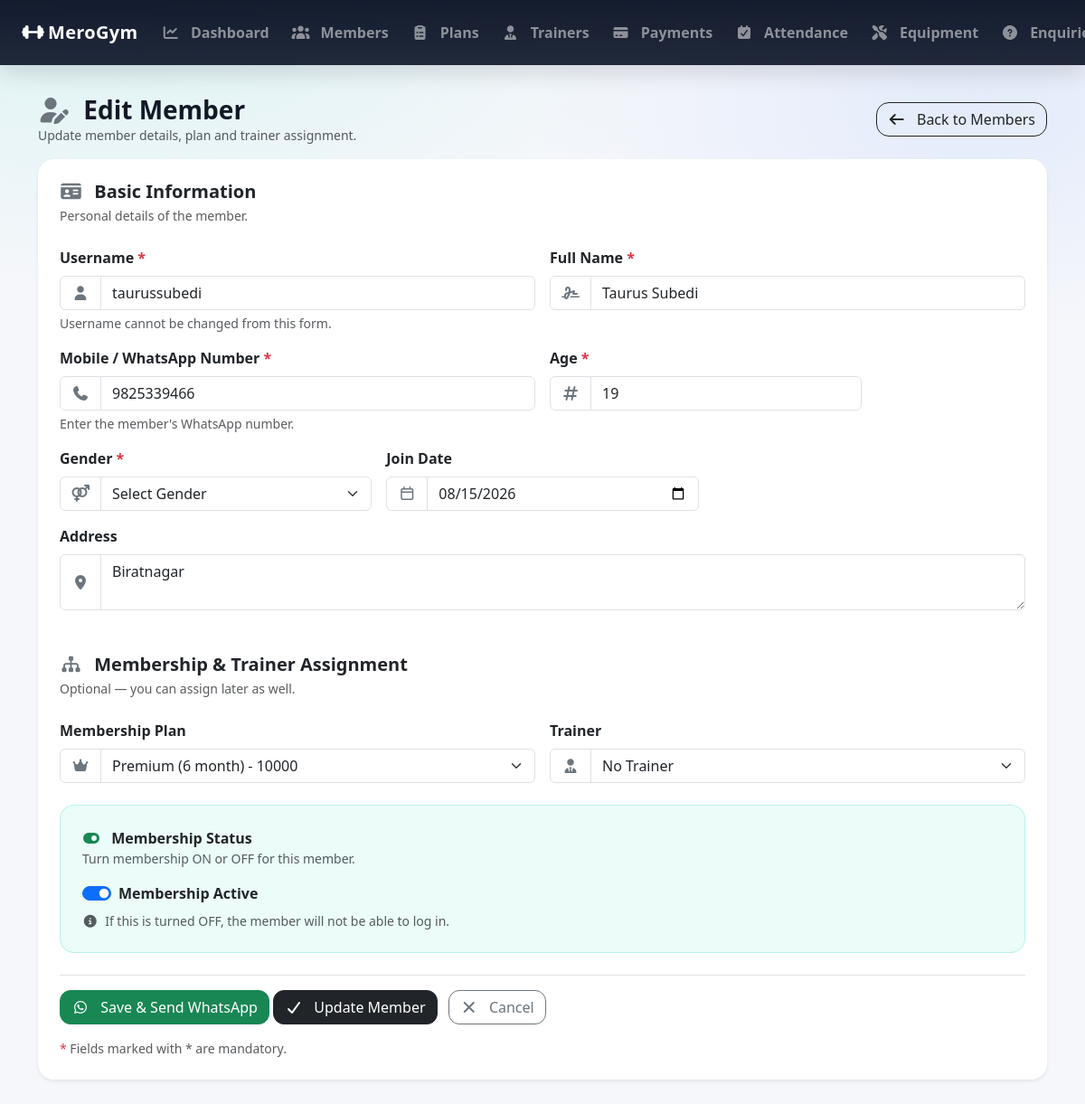
/admin_members_edit/17/ (signed in), run on an earlier commit of the app's database.
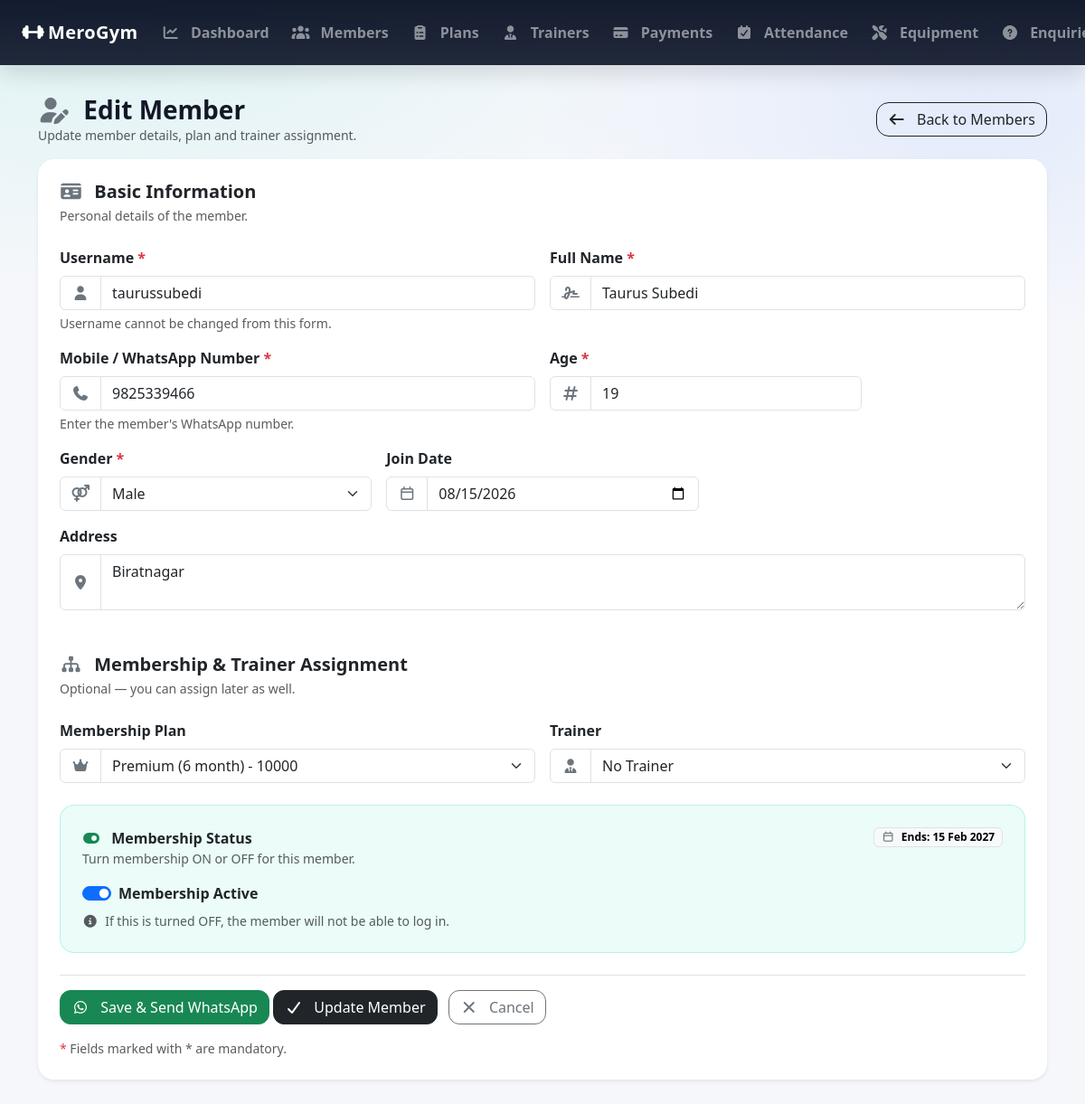
And on a later commit of the database.
### GymApp/models.py (models this page shows, shortened)
class MemberProfile(models.Model):
    GENDER_CHOICES = (
        ('MALE', 'Male'),
        ('FEMALE', 'Female'),
        ('OTHER', 'Other'),
    )
    user = models.OneToOneField(settings.AUTH_USER_MODEL, on_delete=models.CASCADE, related_name='member_profile')
    full_name = models.CharField(max_length=100)
    mobile = models.CharField(max_length=15)
    age = models.PositiveIntegerField(null=True, blank=True)
    gender = models.CharField(max_length=10, choices=GENDER_CHOICES, null=True, blank=True)
    address = models.TextField(blank=True)
    join_date = models.DateField(default=timezone.now)
    plan = models.ForeignKey(MembershipPlan,
                             on_delete=models.SET_NULL, # If plan is deleted, set to null
                             null=True, blank=True,
                             related_name='members'
                             )
    trainer = models.ForeignKey(
        Trainer,
        on_delete=models.SET_NULL,  # If trainer is deleted, set to null
        null=True, blank=True,
        related_name='members' # access members via trainer.members
    )
    membership_start = models.DateField(null=True, blank=True)
    membership_end = models.DateField(null=True, blank=True)
    is_membership_active = models.BooleanField(default=True)

class User(AbstractUser):
    ROLE_CHOICES = [
        ('ADMIN', 'Admin'),
        ('MEMBER', 'Member'),
    ]
    role = models.CharField(max_length=20, choices=ROLE_CHOICES, default='MEMBER')

class MembershipPlan(models.Model):
    name = models.CharField(max_length=100)
    duration_months = models.PositiveIntegerField()
    fee = models.PositiveIntegerField()
    description = models.TextField(blank=True)

### GymApp/views.py (the view)
    def wrapper(request, *args, **kwargs):
        if not request.user.is_authenticated or getattr(request.user, 'role', None) != 'ADMIN':
            messages.error(request, 'You must be logged in as an admin to access this page.')
            return redirect('admin_login')  # Redirect to the admin login page
        return view_func(request, *args, **kwargs)

### GymApp/views.py (called while the page is built, shortened)
def admin_required(view_func):
    def wrapper(request, *args, **kwargs):
        if not request.user.is_authenticated or getattr(request.user, 'role', None) != 'ADMIN':
            messages.error(request, 'You must be logged in as an admin to access this page.')
            return redirect('admin_login')  # Redirect to the admin login page
        return view_func(request, *args, **kwargs)
    return wrapper

@admin_required
def admin_member_edit(request, member_id):
    member = get_object_or_404(
        MemberProfile,
        id=member_id
    )
    plans = MembershipPlan.objects.all().order_by('duration_months')
    trainers = Trainer.objects.all().order_by('name')
    return render(request, 'admin_member_form.html',
        {
            'member': member,
            'plans': plans,
            'trainers': trainers,
            'mode': 'edit'
        })

### GymApp/templates/admin_member_form.html (shortened to what the changed rows need)
{% extends 'base.html' %}
{% block content %}
<form method="post">
    <div class="card border-0 shadow-sm"
         style="border-radius:18px;">
        <div class="card-body p-4">
            <div class="row g-3">
                <div class="col-12 col-md-6">
                    <div class="input-group">
                        <span class="input-group-text bg-white">
                            <i class="fa-solid fa-user text-secondary"></i>
                        </span>
                        <input
                            type="text"
                            name="username"
                            class="form-control"
                            placeholder="Enter username"
                            value="{% if mode == 'edit' %}{{ member.user.username }}{% elif form_data %}{{ form_data.username }}{% endif %}"
                            {% if mode == 'edit' %}readonly{% endif %}
                            required
                        >
                    </div>
                </div>
                <div class="col-12 col-md-6">
                    <div class="input-group">
                        <span class="input-group-text bg-white">
                            <i class="fa-solid fa-signature text-secondary"></i>
                        </span>
                        <input
                            type="text"
                            name="full_name"
                            class="form-control"
                            placeholder="Enter full name"
                            value="{% if member %}{{ member.full_name }}{% elif form_data %}{{ form_data.full_name }}{% endif %}"
                            required
                        >
                    </div>
                </div>
                <div class="col-12 col-md-6">
                    <div class="input-group">
                        <span class="input-group-text bg-white">
                            <i class="fa-solid fa-phone text-secondary"></i>
                        </span>
                        <input
                            type="text"
                            name="mobile"
                            class="form-control"
                            placeholder="98XXXXXXXX"
                            value="{% if member %}{{ member.mobile }}{% elif form_data %}{{ form_data.mobile }}{% endif %}"
                            required
                        >
                    </div>
                </div>
                <div class="col-12 col-md-4">
                    <div class="input-group">
                        <span class="input-group-text bg-white">
                            <i class="fa-solid fa-hashtag text-secondary"></i>
                        </span>
                        <input
                            type="number"
                            name="age"
                            class="form-control"
                            min="1"
                            max="120"
                            placeholder="Age"
                            value="{% if member %}{{ member.age }}{% elif form_data %}{{ form_data.age }}{% endif %}"
                            required
                        >
                    </div>
                </div>
                <div class="col-12 col-md-4">
                    <div class="input-group">
                        <span class="input-group-text bg-white">
                            <i class="fa-solid fa-venus-mars text-secondary"></i>
                        </span>
                        <select
                            name="gender"
                            class="form-select"
                            required>
                            <option value="">
                                Select Gender
                            </option>
                            <option value="MALE"
                                {% if member and member.gender == 'MALE' %}
                                    selected
                                {% elif form_data and form_data.gender == 'MALE' %}
                                    selected
                                {% endif %}>
                                Male
                            </option>
                        </select>
                    </div>
                </div>
                <div class="col-12 col-md-4">
                    <div class="input-group">
                        <span class="input-group-text bg-white">
                            <i class="fa-regular fa-calendar text-secondary"></i>
                        </span>
                        <input
                            type="date"
                            name="join_date"
                            class="form-control"
                            value="{% if member and member.join_date %}{{ member.join_date|date:'Y-m-d' }}{% elif form_data and form_data.join_date %}{{ form_data.join_date }}{% else %}{{ today|date:'Y-m-d' }}{% endif %}"
                        >
                    </div>
                </div>
                <div class="col-12">
                    <div class="input-group">
                        <span class="input-group-text bg-white">
                            <i class="fa-solid fa-location-dot text-secondary"></i>
                        </span>
                        <textarea
                            name="address"
                            class="form-control"
                            rows="2"
                            placeholder="Enter address">{% if member %}{{ member.address }}{% elif form_data %}{{ form_data.address }}{% endif %}</textarea>
                    </div>
                </div>
            </div>
            <div class="row g-3">
                <div class="col-12 col-md-6">
                    <div class="input-group">
                        <span class="input-group-text bg-white">
                            <i class="fa-solid fa-crown text-secondary"></i>
                        </span>
                        <select
                            name="plan_id"
                            class="form-select">
                            {% for plan in plans %}
                            <option
                                value="{{ plan.id }}"
                                {% if member and member.plan and member.plan.id == plan.id %}
                                    selected
                                {% elif form_data and form_data.plan_id == plan.id|stringformat:"s" %}
                                    selected
                                {% endif %}>
                                {{ plan.name }}
                                ({{ plan.duration_months }} month)
                            </option>
                            {% endfor %}
                        </select>
                    </div>
                </div>
            </div>
<div class="mt-4">
    <div class="p-3 p-md-4 rounded-4 border"
         style="background: rgba(0, 209, 178, 0.08);
                border-color: rgba(0, 209, 178, 0.22) !important;">
        <div class="d-flex align-items-start justify-content-between flex-wrap gap-2">
            <div>
                <div class="fw-bold">
                </div>
                <div class="small text-muted">
                </div>
            </div>
            {% if mode == 'edit' and member.membership_end %}
            <span class="badge text-bg-light border">
                <i class="fa-regular fa-calendar me-1 text-secondary"></i>
                Ends:
                {{ member.membership_end|date:"d M Y" }}
            </span>
            {% endif %}
        </div>
        <div class="form-check form-switch mt-3">
            <input
                class="form-check-input"
                type="checkbox"
                role="switch"
                name="membership_active"
                id="membershipActive"
                {% if mode == 'edit' %}
                    {% if member.is_membership_active %}
                        checked
                    {% endif %}
                {% else %}
                    checked
                {% endif %}
            >
            <label
                class="form-check-label fw-semibold"
                for="membershipActive">
                Membership Active
            </label>
        </div>
    </div>
</div>
        </div>
    </div>
</form>
{% endblock %}

What changed in the data, as far as the page shows it:
changed MemberProfile "Taurus Subedi": gender (not shown) → "Male"; membership_end (not shown) → "15 Feb 2027"
Also different on the page:
form field gender: "Select Gender" → (not shown)
text now shown: "Ends:"
